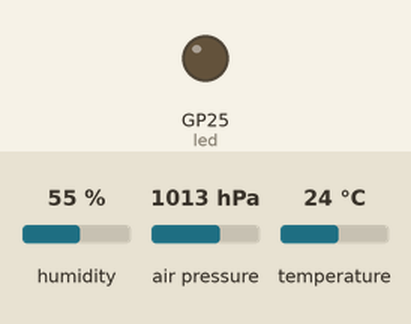
Simulated run of this program. Board: Raspberry Pi Pico running MicroPython. Parts: output pins drawn as LEDs (lit = HIGH). The inputs (shaded band) are chosen by the test bench; at power-on: humidity 55 %, air pressure 1013 hPa, temperature 24 °C. WiFi joins after 1.5 s; web requests get an empty 200 reply after 0.4 s; the clock reads 2024-03-15 10:24:30 at power-on unless the program sets it; library files of the repository ran but are not shown: bme280.py; what the program prints to the serial console is not drawn. At 26.3 s the program stops and its outputs stay as they are.

Above: at 0.1 s.
At 3.1 s:
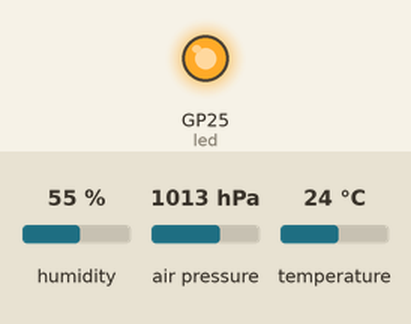
Timing chart, 0 to 27.6 s (numbered marks = the images above):
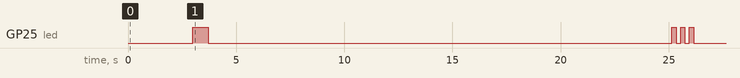

Measured:
- by itself, GP25 (led): LOW → HIGH at 3.0 s, → LOW 0.71 s later, → HIGH 21.4 s later, → LOW 0.20 s later, … (8 changes in this stretch)

The program:

01.send_to_ss_script____OFF.py
```python
from machine import Pin, I2C
import network
import time
import urequests
import gc
import sys
# 必要なパスを確認し追加
REMOTE_CODE_PATH = "/remote_code"
LIB_PATH = f"{REMOTE_CODE_PATH}/lib"
if REMOTE_CODE_PATH not in sys.path:
    sys.path.append(REMOTE_CODE_PATH)
if LIB_PATH not in sys.path:
    sys.path.append(LIB_PATH)

from bme280 import BME280

# デバッグモード
DEBUG = True

# LED設定
led = Pin("LED", Pin.OUT)

# 設定
ENDPOINT = "https://script.google.com/macros/s/AKfycbztdwfhufixP7Rd2Xs2UgaymT5IwNn294LgEB2q7gX1dyhR1i0FSw4X0RpW5NO1skM0/exec"
MAX_WAIT = 30
MAX_RETRIES = 3
RETRY_DELAY = 10
SEND_INTERVAL = 120

# Wi-Fi設定
WIFI_SETTINGS = [
    {"ssid": "740635A8CCFD-2G", "password": "nn5rh49s5d7saa"},
    {"ssid": "TP-Link_A208", "password": "15405173"},
    {"ssid": "moonwalker", "password": "11112222"}
]

# グローバル変数
wlan = None
current_ssid = None

def debug_print(*args):
    if DEBUG:
        print("DEBUG:", *args)

def connect_wifi():
    """Wi-Fi接続を確立"""
    global wlan, current_ssid

    # wlanが未初期化の場合は初期化
    if wlan is None:
        wlan = network.WLAN(network.STA_IF)

    # 既に接続されている場合はスキップ
    if wlan.isconnected():
        debug_print("Wi-Fi already connected.")
        return True, current_ssid or wlan.config("essid"), wlan

    wlan.active(False)
    time.sleep(1)
    wlan.active(True)

    for wifi_setting in WIFI_SETTINGS:
        try:
            debug_print(f"接続試行中: {wifi_setting['ssid']}...")
            wlan.connect(wifi_setting["ssid"], wifi_setting["password"])

            # 接続待機
            start = time.time()
            while time.time() - start < MAX_WAIT:
                if wlan.isconnected():
                    led.value(1)
                    current_ssid = wifi_setting["ssid"]
                    return True, current_ssid, wlan
                time.sleep(1)
        except Exception as e:
            debug_print(f"接続エラー: {e}")

    led.value(0)
    return False, None, None

def try_send_data():
    """データを送信する"""
    global wlan
    response = None
    local_wlan = None
    try:
        gc.collect()
        connected, ssid, local_wlan = connect_wifi()
        if not connected:
            return False

        # BME280センサー初期化と読み取り
        i2c = I2C(0, scl=Pin(5), sda=Pin(4), freq=100000)
        try:
            debug_print("Initializing BME280...")
            sensor = BME280(i2c=i2c)
            debug_print("BME280 initialized successfully.")

            # センサーからデータを取得
            temp, press, hum = sensor.read_compensated_data()
            temperature = temp  # 温度: °C
            pressure = press   # 気圧: hPa
            humidity = hum    # 湿度: %

            debug_print(f"温度: {temperature:.1f}°C")
            debug_print(f"気圧: {pressure:.1f}hPa")
            debug_print(f"湿度: {humidity:.1f}%")
        except Exception as e:
            debug_print(f"Error initializing or reading from BME280: {e}")
            return False

        # データ作成
        data = {
            "device_id": "PicoW-01",
            "ip_address": local_wlan.ifconfig()[0],
            "wifi_ssid": ssid,
            "mac_address": ":".join(["{:02x}".format(b) for b in local_wlan.config('mac')]),
            "memory_free": gc.mem_free(),
            "signal_strength": local_wlan.status('rssi') if local_wlan else None,
            "temperature": temperature,
            "pressure": pressure,
            "humidity": humidity,
            "timestamp": time.time()
        }

        debug_print("Attempting to send data...")
        debug_print(f"Endpoint: {ENDPOINT}")
        debug_print(f"Data: {data}")

        # データ送信
        try:
            response = urequests.post(
                ENDPOINT,
                json=data,
                headers={'Content-Type': 'application/json'},
                timeout=15
            )
            debug_print(f"Response status: {response.status_code}")
            debug_print(f"Response text: {response.text}")

            # ステータスコードが400でも許容
            if response.status_code == 400:
                debug_print("400 Bad Request: Ignored as acceptable.")
                return True

            # 許容外のステータスコードは失敗扱い
            if response.status_code != 200:
                debug_print("Unexpected response status, treating as failure.")
                return False

        except OSError as e:
            debug_print(f"Network error: {e}")
            if str(e) == "-2":
                debug_print("Connection failed - this might be a DNS or SSL/TLS issue")
            return False
        except Exception as e:
            debug_print(f"Error sending data: {e}")
            return False

    except Exception as e:
        debug_print(f"エラー: {e}")
        return False

    finally:
        if response:
            response.close()
        if local_wlan and local_wlan.isconnected():
            local_wlan.active(False)
        led.value(0)
        gc.collect()


def send_data_with_retry():
    """リトライ機能付きでデータを送信"""
    for attempt in range(MAX_RETRIES):
        if try_send_data():
            return True
        if attempt < MAX_RETRIES - 1:
            time.sleep(RETRY_DELAY)
    return False

def main():
    """メイン処理"""
    debug_print("測定開始")

    try:
        if send_data_with_retry():
            led.value(1)
            time.sleep(0.5)
            led.value(0)
        else:
            for _ in range(3):  # エラー時のLED点滅
                led.value(1)
                time.sleep(0.2)
                led.value(0)
                time.sleep(0.2)

    except Exception as e:
        debug_print(f"メインループエラー: {e}")
        time.sleep(5)

try:
    main()
except Exception as e:
    debug_print(f"致命的エラー: {e}")
```
